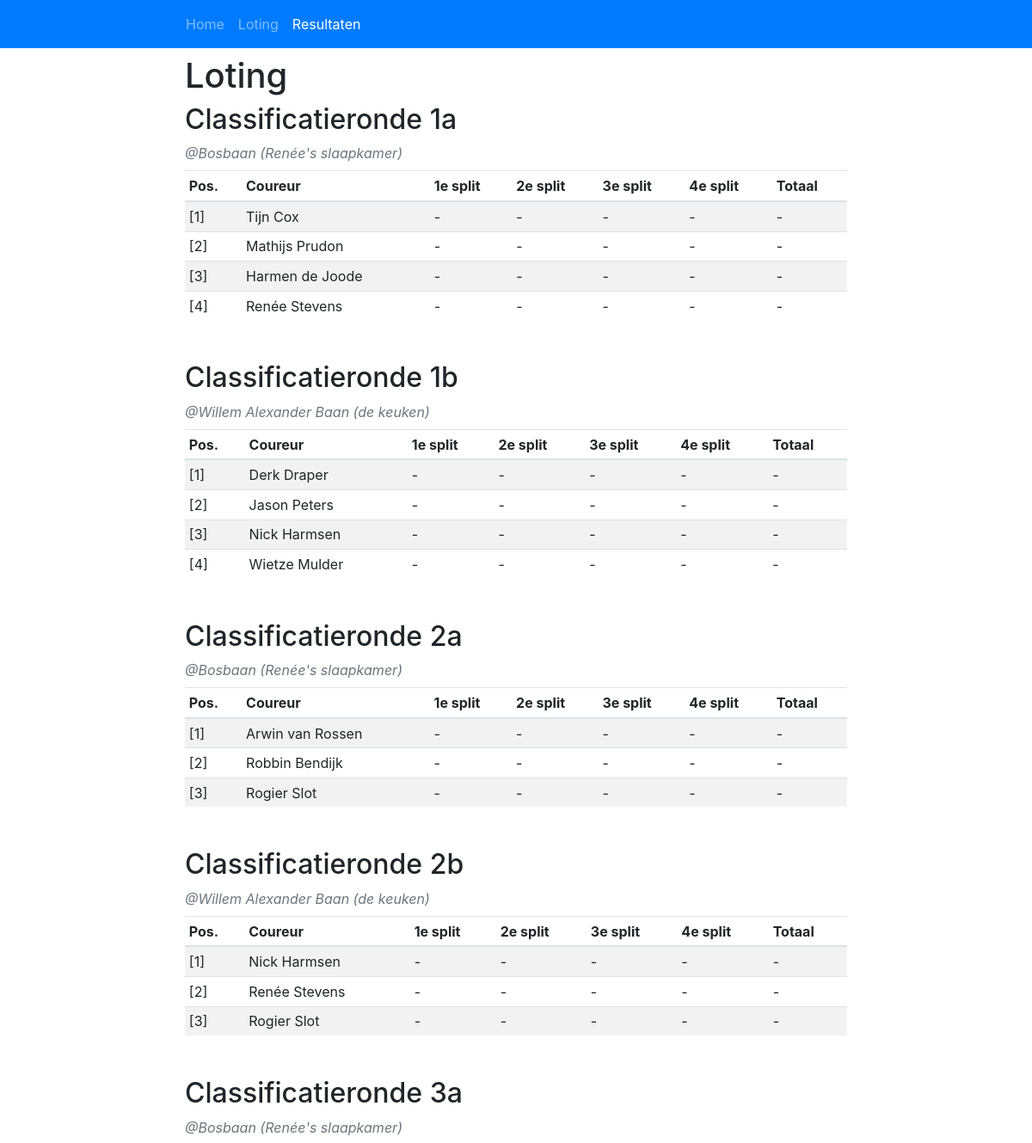
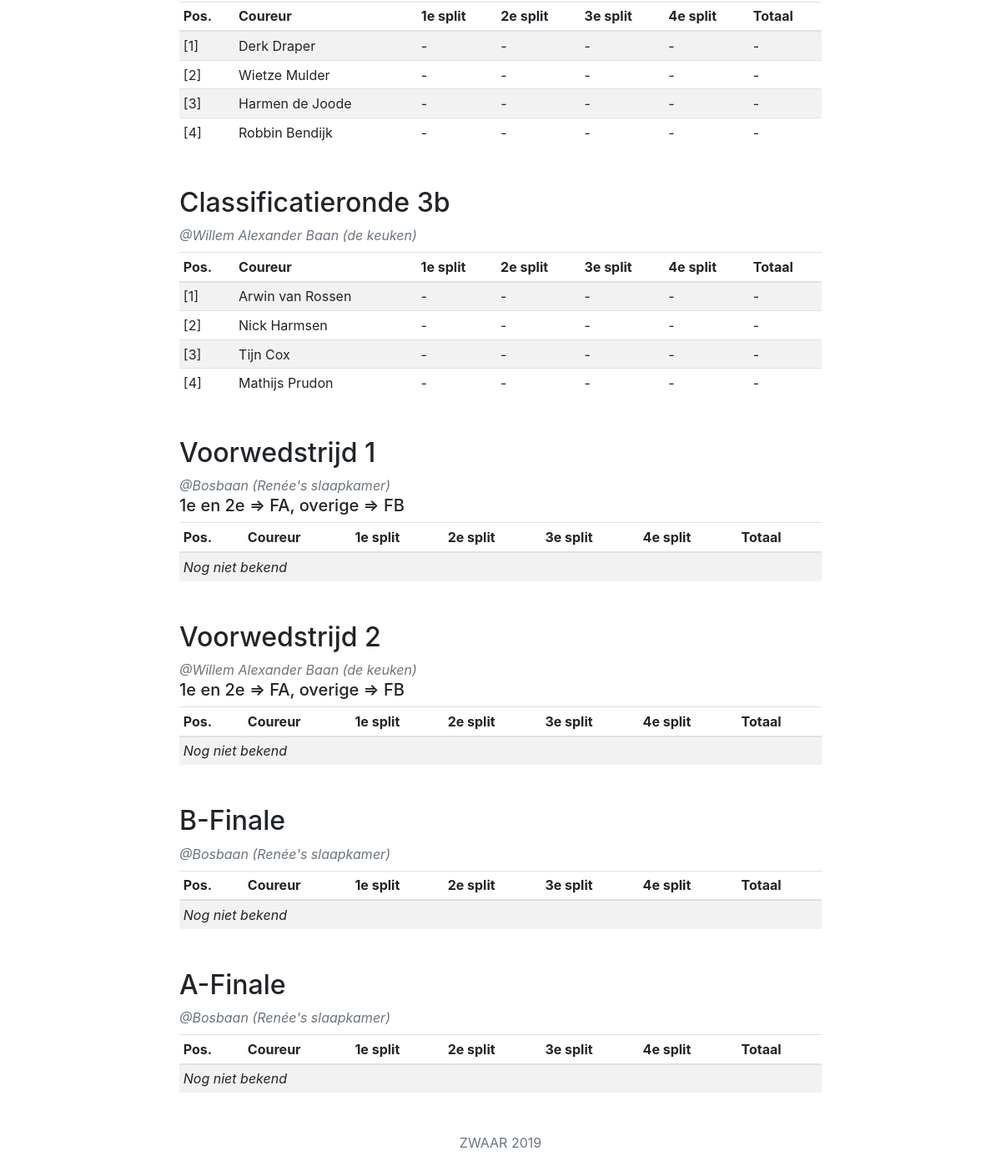
Screenshot of /resultaten with the database file from the repository (2 pictures, top to bottom).
### timeteam/models.py (models this page shows)
class Race(models.Model):
    naam = models.CharField(max_length=200)
    wedstrijdbaan = models.ForeignKey(Wedstrijdbaan, on_delete=models.CASCADE, null=True, blank=True)
    promotie_code = models.CharField(blank=True,max_length=200)
    deelnemers = models.ManyToManyField(Coureur,blank=True)
    volgorde = models.IntegerField(default=10)
    def __str__(self):
        return self.naam
    class Meta:
        ordering = ['volgorde']

class Wedstrijdbaan(models.Model):
    naam = models.CharField(max_length=200)
    locatie = models.CharField(max_length=200)
    def __str__(self):
        return self.naam

class Coureur(models.Model):
    def number():
        no = Coureur.objects.count()
        if no == None:
            return 1
        else:
            return no + 1
    naam = models.CharField(max_length=200)
    email = models.EmailField(blank=True)
    rugnummer = models.IntegerField(unique=True,default=number)
    def __str__(self):
        return self.naam
    class Meta:
        ordering = ['rugnummer']

### timeteam/views.py (the view)
# urls.py: path('resultaten', timeteam.views.resultaten, name='resultaten'),
def resultaten(request):
    races = Race.objects.all()
    for race in races:
        race.resultaten = Resultaat.objects.filter(race=race)
        race.plekken = []
        for coureur in race.deelnemers.all() :
            plek = Plek()
            plek.coureur = coureur
            try:
                resultaat = race.resultaten.filter(coureur=coureur).get()
            except resultaat.DoesNotExist as e:
                continue
            plek.resultaat = resultaat
            plek.score = resultaat.totaal()
            race.plekken += [plek]
        race.plekken = sorted(race.plekken, key=lambda plek:plek.score, reverse=True)
    context = {'races': races}
    return render(request, 'timeteam/resultaten.html',context)

### timeteam/models.py (called while the page is built, shortened)
    def totaal(self):
       if not self.split1:
           return -1

### templates/timeteam/resultaten.html
{% extends "base.html" %}
{% block content %}
<h1>Loting</h1>
{% for race in races %}
<h2>{{race}}</h2>
<span class="font-italic text-muted">@{{race.wedstrijdbaan}} ({{race.wedstrijdbaan.locatie}})</span>
<h5>{{race.promotie_code}}</h5>
<div class="table-responsive">
<table class="table table-sm table-striped mb-5">
	<thead>
		<tr>
			<th scope="col">Pos.</th>
			<th scope="col">Coureur</th>
			<th scope="col">1e split</th>
			<th scope="col">2e split</th>
			<th scope="col">3e split</th>
			<th scope="col">4e split</th>
			<th scope="col">Totaal</th>
		</tr>
	</thead>
	<tbody>
		{% for plek in race.plekken %}
		<tr>
			<td>[{{forloop.counter}}]</td>
			<td>{{plek.coureur}}</td>
			<td>{% if plek.resultaat.split1 != None %}{{plek.resultaat.split1}}{% else %}-{% endif %}</td>
			<td>{% if plek.resultaat.split2 != None %}{{plek.resultaat.split2}}{% else %}-{% endif %}</td>
			<td>{% if plek.resultaat.split3 != None %}{{plek.resultaat.split3}}{% else %}-{% endif %}</td>
			<td>{% if plek.resultaat.split4 != None %}{{plek.resultaat.split4}}{% else %}-{% endif %}</td>
			<td>{% if plek.totaal >= 0 %}{{plek.totaal}}{% else %}-{% endif %}</td>
		</tr>
		{% empty %}
			<tr>
				<td colspan='7'> <span class="font-italic">Nog niet bekend</spam> </td>
			</tr>
		{% endfor %}
	</tbody>
</table>
</div>
{% endfor %}
{% endblock content %}

### rows the page displays
Race: naam "Classificatieronde 1a", wedstrijdbaan "Bosbaan", wedstrijdbaan.locatie "Renée's slaapkamer"
Coureur: coureur "Tijn Cox" "Tijn Cox"
Coureur: coureur "Mathijs Prudon" "Mathijs Prudon"
Coureur: coureur "Harmen de Joode" "Harmen de Joode"
Coureur: coureur "Renée Stevens" "Renée Stevens"
Race: naam "Classificatieronde 1b", wedstrijdbaan "Willem Alexander Baan", wedstrijdbaan.locatie "de keuken"
Coureur: coureur "Derk Draper" "Derk Draper"
Coureur: coureur "Jason Peters"
Coureur: coureur "Nick Harmsen" "Nick Harmsen" "Nick Harmsen"
Coureur: coureur "Wietze Mulder" "Wietze Mulder"
Race: naam "Classificatieronde 2a", wedstrijdbaan "Bosbaan", wedstrijdbaan.locatie "Renée's slaapkamer"
Coureur: coureur "Arwin van Rossen" "Arwin van Rossen"
Coureur: coureur "Robbin Bendijk" "Robbin Bendijk"
Coureur: coureur "Rogier Slot" "Rogier Slot"
Race: naam "Classificatieronde 2b", wedstrijdbaan "Willem Alexander Baan", wedstrijdbaan.locatie "de keuken"
Race: naam "Classificatieronde 3a", wedstrijdbaan "Bosbaan", wedstrijdbaan.locatie "Renée's slaapkamer"
Race: naam "Classificatieronde 3b", wedstrijdbaan "Willem Alexander Baan", wedstrijdbaan.locatie "de keuken"
Race: naam "Voorwedstrijd 1", wedstrijdbaan "Bosbaan", wedstrijdbaan.locatie "Renée's slaapkamer", promotie_code "1e en 2e => FA, overige => FB"
Race: naam "Voorwedstrijd 2", wedstrijdbaan "Willem Alexander Baan", wedstrijdbaan.locatie "de keuken", promotie_code "1e en 2e => FA, overige => FB"
Race: naam "B-Finale", wedstrijdbaan "Bosbaan", wedstrijdbaan.locatie "Renée's slaapkamer"
Race: naam "A-Finale", wedstrijdbaan "Bosbaan", wedstrijdbaan.locatie "Renée's slaapkamer"
